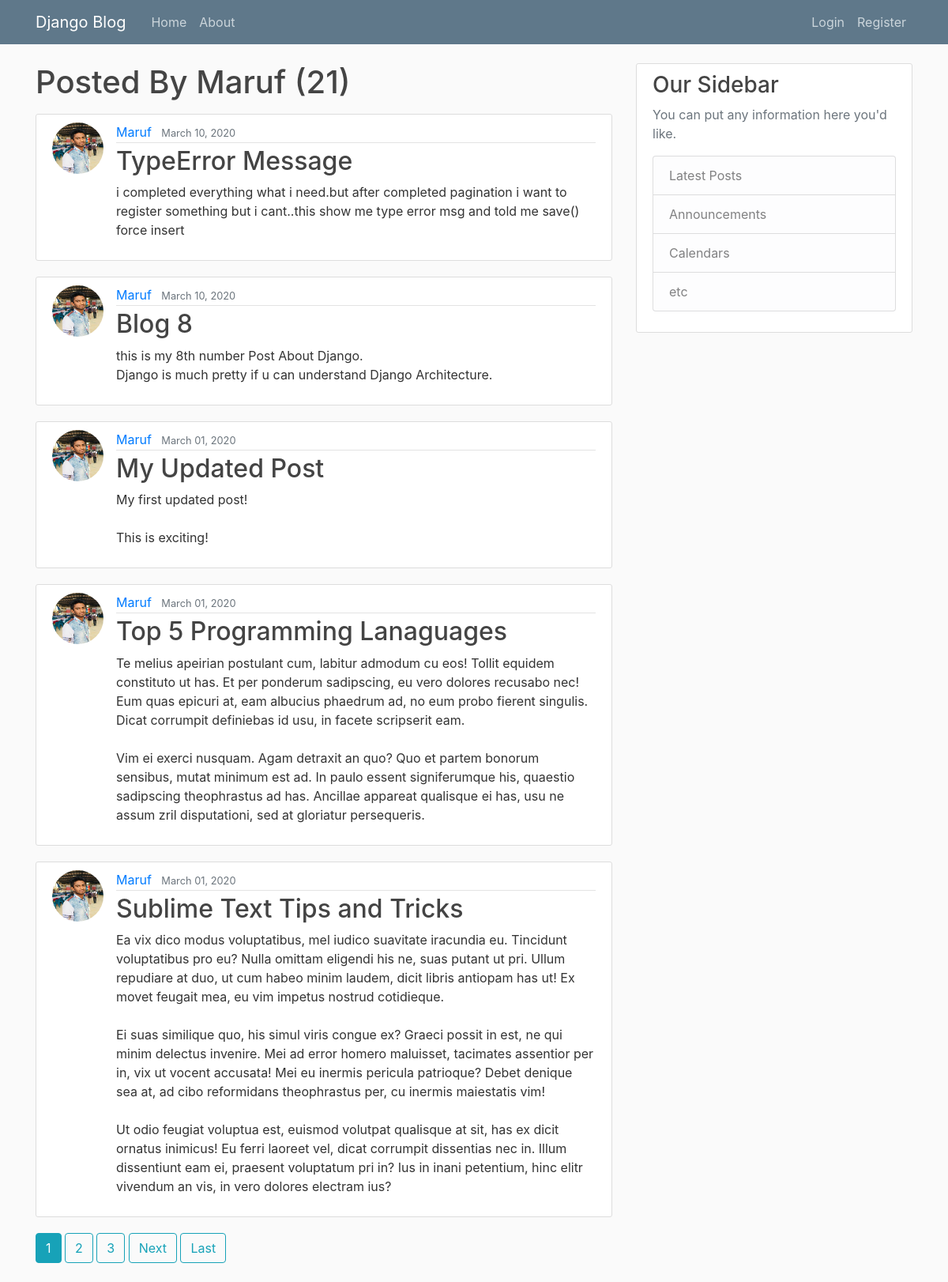
The page /user/Maruf on the database its author committed.
### blog/models.py (models this page shows, shortened)
class Post(models.Model):
	title = models.CharField(max_length=100)
	content = models.TextField()
	date_posted = models.DateField(default=timezone.now)
	author = models.ForeignKey(User, on_delete=models.CASCADE)

### users/models.py (models this page shows, shortened)
class Profile(models.Model):
	user = models.OneToOneField(User, on_delete=models.CASCADE)
	image = models.ImageField(default='default.jpg', upload_to='profile_pics')

### blog/views.py (the view)
# urls.py: path('user/<str:username>', UserPostListView.as_view(), name='user-posts'),
class UserPostListView(ListView):
	model = Post
	template_name = 'blog/user_posts.html'
	context_object_name = 'posts'
	paginate_by = 5
	def get_queryset(self):
		user = get_object_or_404(User, username=self.kwargs.get('username'))
		return Post.objects.filter(author=user).order_by('-date_posted')

### blog/templates/blog/user_posts.html (shortened to what this page needs)
{% extends "blog/base.html" %}
{% block content %}
	<h1 class="mb-3">Posted By {{ view.kwargs.username }} ({{ page_obj.paginator.count }})</h1>
	{% for post in posts %}
		<article class="media content-section">
			<img class="rounded-circle article-img" src="{{ post.author.profile.image.url }}">
			<div class="media-body">
				<div class="article-metadata">
					<a class="mr-2" href="{% url 'user-posts' post.author.username %}">{{ post.author }}</a>
					<small class="text-muted">{{ post.date_posted|date:"F d, Y" }}</small>
				</div>
				<h2><a class="article-title" href="{% url 'post-detail' post.id %}">{{ post.title }}</a></h2>
				<p class="article-content">{{ post.content }}</p>
			</div>
		</article>
	{% endfor %}
    {% if is_paginated %}
      {% for num in page_obj.paginator.page_range %}
      	{% if page_obj.number == num %}
		<a class="btn btn-info mb-4" href="?page={{ num }}">{{ num }}</a>
        {% elif num > page_obj.number|add:'-3' and num < page_obj.number|add:'3' %}
               <a class="btn btn-outline-info mb-4" href="?page={{ num }}">{{ num }}</a>
        {% endif %}
      {% endfor %}
	  {% if page_obj.has_next %}
	  	<a class="btn btn-outline-info mb-4" href="?page={{ page_obj.next_page_number }}">Next</a>
        <a class="btn btn-outline-info mb-4" href="?page={{ page_obj.paginator.num_pages }}">Last</a>
      {% endif %}
    {% endif %}
{% endblock content %}

### blog/templates/blog/base.html (shortened to what this page needs)
{% load static %}
<!DOCTYPE html>
<html lang="en">
<head>
    <link rel="stylesheet" href="https://maxcdn.bootstrapcdn.com/bootstrap/4.0.0/css/bootstrap.min.css">
	<link rel="stylesheet" type="text/css" href="{% static 'blog/main.css' %}">
</head>
<body>
 	<header class="site-header">
    <nav class="navbar navbar-expand-md navbar-dark bg-steel fixed-top">
     <div class="container">
       <a class="navbar-brand mr-4" href="{% url 'blog-home' %}">Django Blog</a>
       <div class="collapse navbar-collapse" id="navbarToggle">
         <div class="navbar-nav mr-auto">
           <a class="nav-item nav-link" href="{% url 'blog-home' %}">Home</a>
           <a class="nav-item nav-link" href="{% url 'blog-about' %}">About</a>
         </div>
         <div class="navbar-nav">
           {% if user.is_authenticated %}
               <a class="nav-item nav-link" href="{% url 'post-create' %}">New Post</a>
               <a class="nav-item nav-link" href="{% url 'profile' %}">Profile</a>
               <a class="nav-item nav-link" href="{% url 'logout' %}">Logout</a>
           {% else %}
               <a class="nav-item nav-link" href="{% url 'login' %}">Login</a>
               <a class="nav-item nav-link" href="{% url 'register' %}">Register</a>
           {% endif %}
         </div>
       </div>
      </div>
     </nav>
    </header>
    <main role="main" class="container">
     <div class="row">
      <div class="col-md-8">
        {% block content %}{% endblock %}
      </div>
     <div class="col-md-4">
       <div class="content-section">
         <h3>Our Sidebar</h3>
         <p class='text-muted'>You can put any information here you'd like.
           <ul class="list-group">
             <li class="list-group-item list-group-item-light">Latest Posts</li>
             <li class="list-group-item list-group-item-light">Announcements</li>
             <li class="list-group-item list-group-item-light">Calendars</li>
             <li class="list-group-item list-group-item-light">etc</li>
           </ul>
         </p>
       </div>
     </div>
   </div>
 </main>
</body>
</html>

### blog/static/blog/main.css (style rules this page uses)
body { background: #fafafa; color: #333333; margin-top: 5rem; }
h1, h2, h3, h4, h5, h6 { color: #444444; }
ul { margin: 0; }
.bg-steel { background-color: #5f788a; }
.site-header .navbar-nav .nav-link { color: #cbd5db; }
.content-section { background: #ffffff; padding: 10px 20px; border: 1px solid #dddddd; border-radius: 3px; margin-bottom: 20px; }
.article-title { color: #444444; }
.article-content { white-space: pre-line; }
.article-img { height: 65px; width: 65px; margin-right: 16px; }
.article-metadata { padding-bottom: 1px; margin-bottom: 4px; border-bottom: 1px solid #e3e3e3 }

### rows shown on the page
Post: author.profile.image (picture), author "Maruf", date_posted "March 10, 2020", title "TypeError Message", content "i completed everything what i need.but after completed pagination i want to register something but i cant..this show me type error msg and told me save() force insert"
Post: author.profile.image (picture), author "Maruf", date_posted "March 10, 2020", title "Blog 8", content "this is my 8th number Post About Django. Django is much pretty if u can understand Django Architecture."
Post: author.profile.image (picture), author "Maruf", date_posted "March 01, 2020", title "My Updated Post", content "My first updated post! This is exciting!"
Post: author.profile.image (picture), author "Maruf", date_posted "March 01, 2020", title "Top 5 Programming Lanaguages", content "Te melius apeirian postulant cum, labitur admodum cu eos! Tollit equidem constituto ut has. Et per ponderum sadipscing, eu vero dolores recusabo nec! Eum quas epicuri at, eam albucius phaedrum ad, no eum probo fierent singulis. Dicat corrumpit definiebas id usu, in facete scripserit eam. Vim ei exerci nusquam. Agam detraxit an quo? Quo et partem bonorum sensibus, mutat minimum est ad. In paulo essent signiferumque his, quaestio sadipscing theophrastus ad has. Ancillae appareat qualisque ei has, usu ne assum zril disputationi, sed at gloriatur persequeris."
Post: author.profile.image (picture), author "Maruf", date_posted "March 01, 2020", title "Sublime Text Tips and Tricks", content "Ea vix dico modus voluptatibus, mel iudico suavitate iracundia eu. Tincidunt voluptatibus pro eu? Nulla omittam eligendi his ne, suas putant ut pri. Ullum repudiare at duo, ut cum habeo minim laudem, dicit libris antiopam has ut! Ex movet feugait mea, eu vim impetus nostrud cotidieque. Ei suas similique quo, his simul viris congue ex? Graeci possit in est, ne qui minim delectus invenire. Mei ad error homero maluisset, tacimates assentior per in, vix ut vocent accusata! Mei eu inermis pericula patrioque? Debet denique sea at, ad cibo reformidans theophrastus per, cu inermis maiestatis vim! Ut odio feugiat voluptua est, euismod volutpat qualisque at sit, has ex dicit ornatus inimicus! Eu…"

### other values the page prints
{{ view.kwargs.username }} "Maruf"
{{ page_obj.paginator.count }} "21"
{{ num }} "1"
{{ num }} "2" "3"
